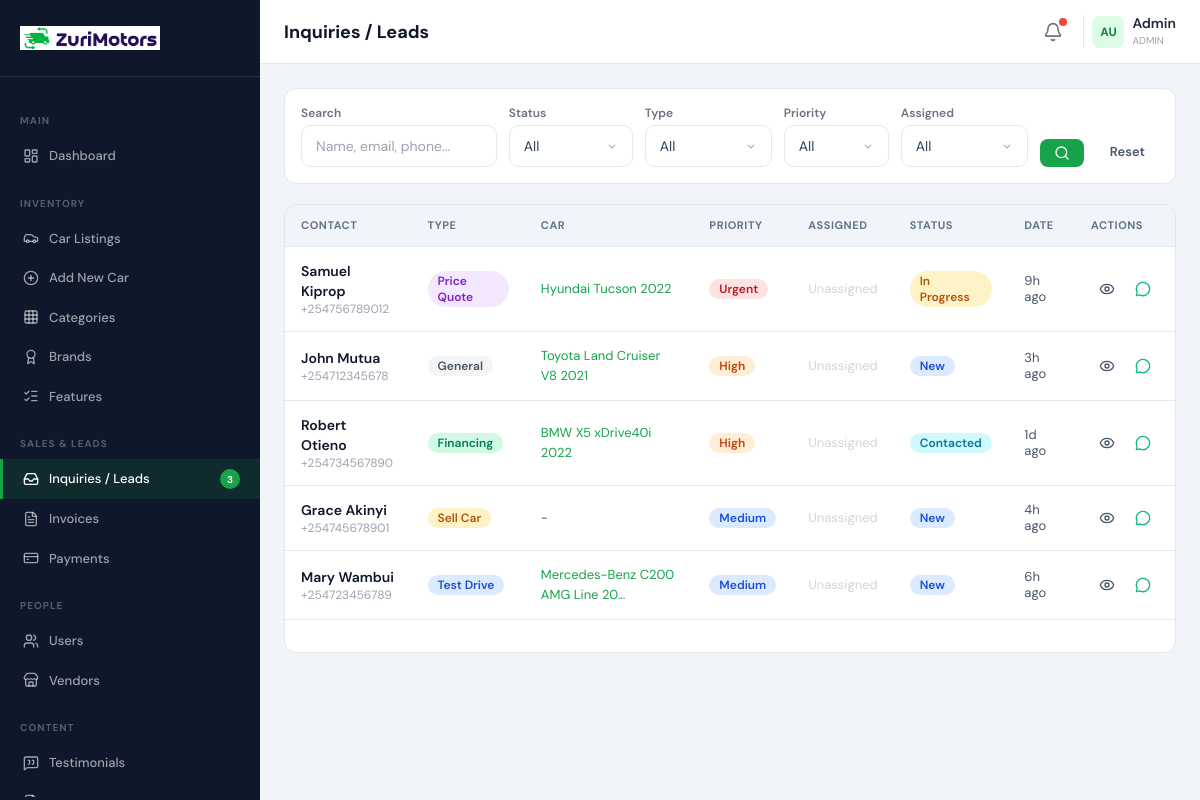
/admin/inquiries.php (signed in), run on the app's committed database.
### tables this page shows
CREATE TABLE `users` (
    `id` INT UNSIGNED AUTO_INCREMENT PRIMARY KEY,
    `role` ENUM('admin','vendor','customer','staff') NOT NULL DEFAULT 'customer',
    `first_name` VARCHAR(100) NOT NULL,
    `last_name` VARCHAR(100) NOT NULL,
    `email` VARCHAR(255) NOT NULL UNIQUE,
    `phone` VARCHAR(30),
    `password` VARCHAR(255) NOT NULL,
    `avatar` VARCHAR(500),
    `company_name` VARCHAR(255),
    `company_logo` VARCHAR(500),
    `company_description` TEXT,
    `address` VARCHAR(500),
    `city` VARCHAR(100),
    `country` VARCHAR(100) DEFAULT 'Kenya',
    `whatsapp` VARCHAR(30),
    `website` VARCHAR(500),
    `is_verified` TINYINT(1) DEFAULT 0,
    `is_active` TINYINT(1) DEFAULT 1,
    `email_verified_at` TIMESTAMP NULL,
    `remember_token` VARCHAR(255),
    `reset_token` VARCHAR(255),
    `reset_token_expires` TIMESTAMP NULL,
    `last_login` TIMESTAMP NULL,
    `login_count` INT DEFAULT 0,
    `notes` TEXT,
    `created_at` TIMESTAMP DEFAULT CURRENT_TIMESTAMP,
    `updated_at` TIMESTAMP DEFAULT CURRENT_TIMESTAMP ON UPDATE CURRENT_TIMESTAMP
);

CREATE TABLE `inquiries` (
    `id` INT UNSIGNED AUTO_INCREMENT PRIMARY KEY,
    `car_id` INT UNSIGNED,
    `type` ENUM('general','test_drive','price_quote','sell_car','financing','callback') DEFAULT 'general',
    `name` VARCHAR(200) NOT NULL,
    `email` VARCHAR(255),
    `phone` VARCHAR(30) NOT NULL,
    `message` TEXT,
    `car_model_sell` VARCHAR(255),
    `price_expectation` DECIMAL(15,2),
    `year_sell` YEAR,
    `status` ENUM('new','contacted','in_progress','qualified','converted','lost','closed') DEFAULT 'new',
    `priority` ENUM('low','medium','high','urgent') DEFAULT 'medium',
    `assigned_to` INT UNSIGNED,
    `source` VARCHAR(50) DEFAULT 'website',
    `ip_address` VARCHAR(45),
    `user_agent` VARCHAR(500),
    `created_at` TIMESTAMP DEFAULT CURRENT_TIMESTAMP,
    `updated_at` TIMESTAMP DEFAULT CURRENT_TIMESTAMP ON UPDATE CURRENT_TIMESTAMP,
    FOREIGN KEY (`car_id`) REFERENCES `cars`(`id`) ON DELETE SET NULL,
    FOREIGN KEY (`assigned_to`) REFERENCES `users`(`id`) ON DELETE SET NULL,
    INDEX `idx_status` (`status`),
    INDEX `idx_assigned` (`assigned_to`),
    INDEX `idx_type` (`type`)
);

CREATE TABLE `cars` (
    `id` INT UNSIGNED AUTO_INCREMENT PRIMARY KEY,
    `user_id` INT UNSIGNED NOT NULL,
    `title` VARCHAR(300) NOT NULL,
    `slug` VARCHAR(350) NOT NULL UNIQUE,
    `brand_id` INT UNSIGNED NOT NULL,
    `category_id` INT UNSIGNED NOT NULL,
    `model` VARCHAR(150) NOT NULL,
    `year` YEAR NOT NULL,
    `mileage` INT UNSIGNED DEFAULT 0,
    `mileage_unit` ENUM('km','miles') DEFAULT 'km',
    `fuel_type` ENUM('petrol','diesel','electric','hybrid','plugin_hybrid','lpg') NOT NULL DEFAULT 'petrol',
    `transmission` ENUM('automatic','manual','cvt','semi_automatic') NOT NULL DEFAULT 'automatic',
    `engine_size` VARCHAR(30),
    `horsepower` INT UNSIGNED,
    `body_type` VARCHAR(50),
    `color` VARCHAR(50),
    `interior_color` VARCHAR(50),
    `doors` TINYINT UNSIGNED DEFAULT 4,
    `seats` TINYINT UNSIGNED DEFAULT 5,
    `drivetrain` ENUM('fwd','rwd','awd','4wd') DEFAULT 'fwd',
    `price` DECIMAL(15,2) NOT NULL,
    `old_price` DECIMAL(15,2),
    `price_negotiable` TINYINT(1) DEFAULT 0,
    `condition_type` ENUM('used','new','certified') DEFAULT 'used',
    `location` VARCHAR(255),
    `latitude` DECIMAL(10,8),
    `longitude` DECIMAL(11,8),
    `description` TEXT,
    `excerpt` VARCHAR(500),
    `registration_number` VARCHAR(50),
    `vin_number` VARCHAR(50),
    `registration_year` YEAR,
    `is_featured` TINYINT(1) DEFAULT 0,
    `is_offer` TINYINT(1) DEFAULT 0,
    `is_hot_deal` TINYINT(1) DEFAULT 0,
    `offer_label` VARCHAR(100),
    `status` ENUM('active','pending','sold','reserved','draft','archived') DEFAULT 'pending',
    `views_count` INT UNSIGNED DEFAULT 0,
    `inquiries_count` INT UNSIGNED DEFAULT 0,
    `featured_until` DATE,
    `meta_title` VARCHAR(300),
    `meta_description` VARCHAR(500),
    `deposit_amount` DECIMAL(15,2),
    `monthly_installment` DECIMAL(15,2),
    `installment_months` INT,
    `created_at` TIMESTAMP DEFAULT CURRENT_TIMESTAMP,
    `updated_at` TIMESTAMP DEFAULT CURRENT_TIMESTAMP ON UPDATE CURRENT_TIMESTAMP,
    FOREIGN KEY (`user_id`) REFERENCES `users`(`id`) ON DELETE CASCADE,
    FOREIGN KEY (`brand_id`) REFERENCES `brands`(`id`) ON DELETE CASCADE,
    FOREIGN KEY (`category_id`) REFERENCES `categories`(`id`) ON DELETE CASCADE,
    INDEX `idx_status` (`status`),
    INDEX `idx_featured` (`is_featured`),
    INDEX `idx_brand` (`brand_id`),
    INDEX `idx_category` (`category_id`),
    INDEX `idx_price` (`price`),
    INDEX `idx_year` (`year`),
    INDEX `idx_condition` (`condition_type`),
    INDEX `idx_location` (`location`),
    FULLTEXT INDEX `ft_search` (`title`, `description`, `model`, `location`)
);

### admin/inquiries.php (the view, shortened to what the rows shown need)
<?php
$pageTitle = 'Inquiries / Leads';
require_once dirname(__DIR__) . '/functions.php';
$filters = ['status'=>$_GET['status']??'', 'type'=>$_GET['type']??'', 'assigned_to'=>$_GET['assigned_to']??'', 'search'=>$_GET['search']??'', 'priority'=>$_GET['priority']??''];
$total = countInquiries(array_filter($filters));
$pagination = new Pagination($total, 20);
$inquiries = getInquiries(array_filter($filters), $pagination->perPage, $pagination->offset);
$staff = getStaffUsers();
include __DIR__ . '/header.php';
?>
<div class="bg-white rounded-xl border border-gray-200 overflow-hidden">
    <div class="overflow-x-auto">
        <table class="data-table">
            <thead><tr><th>Contact</th><th>Type</th><th>Car</th><th>Priority</th><th>Assigned</th><th>Status</th><th>Date</th><th class="text-right">Actions</th></tr></thead>
            <tbody>
            <?php if(empty($inquiries)): ?><tr><td colspan="8" class="text-center py-8 text-gray-400">No inquiries found</td></tr>
            <?php else: foreach($inquiries as $inq): ?>
            <tr>
                <td><p class="text-sm font-semibold text-dark-900"><?= clean($inq['name']) ?></p><p class="text-xs text-gray-400"><?= clean($inq['phone']) ?></p></td>
                <td><?= statusBadge($inq['type']) ?></td>
                <td class="text-sm"><?= $inq['car_title'] ? '<a href="'.BASE_URL.'/car/'.$inq['car_slug'].'" class="text-primary-600 hover:underline" target="_blank">'.clean(excerpt($inq['car_title'],30)).'</a>' : '-' ?></td>
                <td><?= statusBadge($inq['priority']) ?></td>
                <td class="text-xs"><?= $inq['assigned_first'] ? clean($inq['assigned_first'].' '.$inq['assigned_last']) : '<span class="text-gray-300">Unassigned</span>' ?></td>
                <td><?= statusBadge($inq['status']) ?></td>
                <td class="text-xs text-gray-400"><?= timeAgo($inq['created_at']) ?></td>
                <td><div class="actions justify-end">
                    <a href="<?= BASE_URL ?>/admin/inquiry/<?= $inq['id'] ?>" class="btn btn-icon btn-sm btn-ghost" title="View"><i data-lucide="eye" class="w-4 h-4"></i></a>
                    <a href="<?= whatsappLink('Hi '.$inq['name'].', regarding your inquiry at '.Settings::get('company_name').'...', preg_replace('/[^0-9]/','',$inq['phone'])) ?>" target="_blank" class="btn btn-icon btn-sm btn-ghost text-emerald-500" title="WhatsApp"><i data-lucide="message-circle" class="w-4 h-4"></i></a>
                </div></td>
            </tr>
            <?php endforeach; endif; ?>
            </tbody>
        </table>
    </div>
</div>
<?php include __DIR__ . '/footer.php'; ?>

### admin/header.php (shortened to what the rows shown need)
<?php
$currentUser = Auth::user();
$unreadChats = getUnreadChatCount();
?>
<!DOCTYPE html>
<html lang="en">
<head>
    <script src="https://cdn.tailwindcss.com"></script>
    <link rel="stylesheet" href="<?= BASE_URL ?>/assets/css/style.css">
</head>
<body class="font-sans bg-gray-50 text-gray-800 antialiased">
<div class="admin-main">
    <div class="admin-topbar">
        <div class="flex items-center gap-3">
            <h2 class="text-lg font-bold text-dark-900"><?= $pageTitle ?? 'Dashboard' ?></h2>
        </div>
        <div class="flex items-center gap-2">
            <div class="flex items-center gap-2 pl-2 border-l border-gray-200 ml-1">
                <div class="w-8 h-8 rounded-lg bg-primary-100 text-primary-700 flex items-center justify-center text-xs font-bold">
                    <?= strtoupper(substr($currentUser['first_name'], 0, 1) . substr($currentUser['last_name'], 0, 1)) ?>
                </div>
                <div class="hidden sm:block">
                    <p class="text-sm font-semibold text-dark-800 leading-tight"><?= clean($currentUser['first_name']) ?></p>
                    <p class="text-[10px] text-gray-400 uppercase"><?= $currentUser['role'] ?></p>
                </div>
            </div>
        </div>
    </div>
    <div class="admin-content">

### config.php (shortened to what the rows shown need)
<?php
class Database {
    private static ?PDO $instance = null;
    public static function getInstance(): PDO {
        if (self::$instance === null) {
            try {
                self::$instance = new PDO(
                    'mysql:host=' . DB_HOST . ';dbname=' . DB_NAME . ';charset=' . DB_CHARSET,
                    DB_USER, DB_PASS,
                    [PDO::ATTR_ERRMODE => PDO::ERRMODE_EXCEPTION, PDO::ATTR_DEFAULT_FETCH_MODE => PDO::FETCH_ASSOC, PDO::ATTR_EMULATE_PREPARES => false]
                );
            } catch (PDOException $e) {
                die('Database connection failed: ' . $e->getMessage());
            }
        }
        return self::$instance;
    }
}
function db(): PDO { return Database::getInstance(); }
class Settings {
    private static array $cache = [];
    private static bool $loaded = false;
    public static function loadAll(): void {
        if (self::$loaded) return;
        try {
            $stmt = db()->query("SELECT setting_key, setting_value FROM settings");
            while ($row = $stmt->fetch()) self::$cache[$row['setting_key']] = $row['setting_value'];
            self::$loaded = true;
        } catch (PDOException $e) {}
    }
    public static function get(string $key, string $default = ''): string {
        return self::$cache[$key] ?? $default;
    }
}
class Auth {
    public static function check(): bool { return !empty($_SESSION['user_id']); }
    public static function user(): ?array {
        if (isset($_SESSION['user_data'])) return $_SESSION['user_data'];
    }
}
class Pagination {
    public function __construct(int $total, int $perPage = 12, ?int $page = null) {
        $this->perPage = max(1, $perPage);
        $this->total = max(0, $total);
        $this->totalPages = max(1, (int)ceil($this->total / $this->perPage));
        $this->page = max(1, min($page ?? (int)($_GET['page'] ?? 1), $this->totalPages));
        $this->offset = ($this->page - 1) * $this->perPage;
    }
}
function timeAgo(string $dt): string { $d = (new DateTime())->diff(new DateTime($dt)); if ($d->d) return $d->d.'d ago'; if ($d->h) return $d->h.'h ago'; return 'Just now'; }
function clean($input): string { if (is_array($input)) return array_map('clean', $input); return htmlspecialchars(trim((string)$input), ENT_QUOTES, 'UTF-8'); }
function excerpt(string $t, int $l = 150): string { $t = strip_tags($t); return strlen($t) <= $l ? $t : substr($t, 0, $l) . '...'; }
function whatsappLink(?string $msg = null, ?string $num = null): string { $n = preg_replace('/[^0-9]/', '', $num ?? Settings::get('whatsapp', '254700000000')); $u = 'https://wa.me/' . $n; if ($msg) $u .= '?text=' . urlencode($msg); return $u; }
function statusBadge(string $status): string {
    $c = ['active'=>'bg-emerald-100 text-emerald-700','pending'=>'bg-amber-100 text-amber-700','sold'=>'bg-blue-100 text-blue-700','reserved'=>'bg-purple-100 text-purple-700','draft'=>'bg-gray-100 text-gray-600','new'=>'bg-blue-100 text-blue-700','contacted'=>'bg-cyan-100 text-cyan-700','in_progress'=>'bg-amber-100 text-amber-700','qualified'=>'bg-emerald-100 text-emerald-700','converted'=>'bg-green-100 text-green-700','lost'=>'bg-red-100 text-red-700','closed'=>'bg-gray-100 text-gray-600','sent'=>'bg-blue-100 text-blue-700','partially_paid'=>'bg-amber-100 text-amber-700','paid'=>'bg-emerald-100 text-emerald-700','overdue'=>'bg-red-100 text-red-700','cancelled'=>'bg-gray-100 text-gray-500','completed'=>'bg-emerald-100 text-emerald-700','failed'=>'bg-red-100 text-red-700','low'=>'bg-gray-100 text-gray-600','medium'=>'bg-blue-100 text-blue-700','high'=>'bg-orange-100 text-orange-700','urgent'=>'bg-red-100 text-red-700','used'=>'bg-gray-100 text-gray-600','certified'=>'bg-blue-100 text-blue-700','general'=>'bg-gray-100 text-gray-600','test_drive'=>'bg-blue-100 text-blue-700','price_quote'=>'bg-purple-100 text-purple-700','sell_car'=>'bg-amber-100 text-amber-700','financing'=>'bg-emerald-100 text-emerald-700','callback'=>'bg-cyan-100 text-cyan-700','archived'=>'bg-gray-100 text-gray-500','refunded'=>'bg-purple-100 text-purple-700'];
    $color = $c[$status] ?? 'bg-gray-100 text-gray-600';
    return '<span class="inline-flex items-center px-2.5 py-0.5 rounded-full text-xs font-semibold ' . $color . '">' . ucwords(str_replace('_', ' ', $status)) . '</span>';
}

### data on the page
users: first_name+last_name "AU", first_name "Admin", role "ADMIN"
inquiries: name "Samuel Kiprop", phone "+254756789012", type "Price Quote Urgent In Progress", car.title "Hyundai Tucson 2022", created_at "9h ago"
inquiries: name "John Mutua", phone "+254712345678", type "General High New", car.title "Toyota Land Cruiser V8 2021", created_at "3h ago"
inquiries: name "Robert Otieno", phone "+254734567890", type "Financing High Contacted", car.title "BMW X5 xDrive40i 2022", created_at "1d ago"
inquiries: name "Grace Akinyi", phone "+254745678901", type "Sell Car Medium New", created_at "4h ago"
inquiries: name "Mary Wambui", phone "+254723456789", type "Test Drive Medium New", car.title "Mercedes-Benz C200 AMG Line 20...", created_at "6h ago"

### other printed values
$newInquiries "3"
$pageTitle "Inquiries / Leads"
